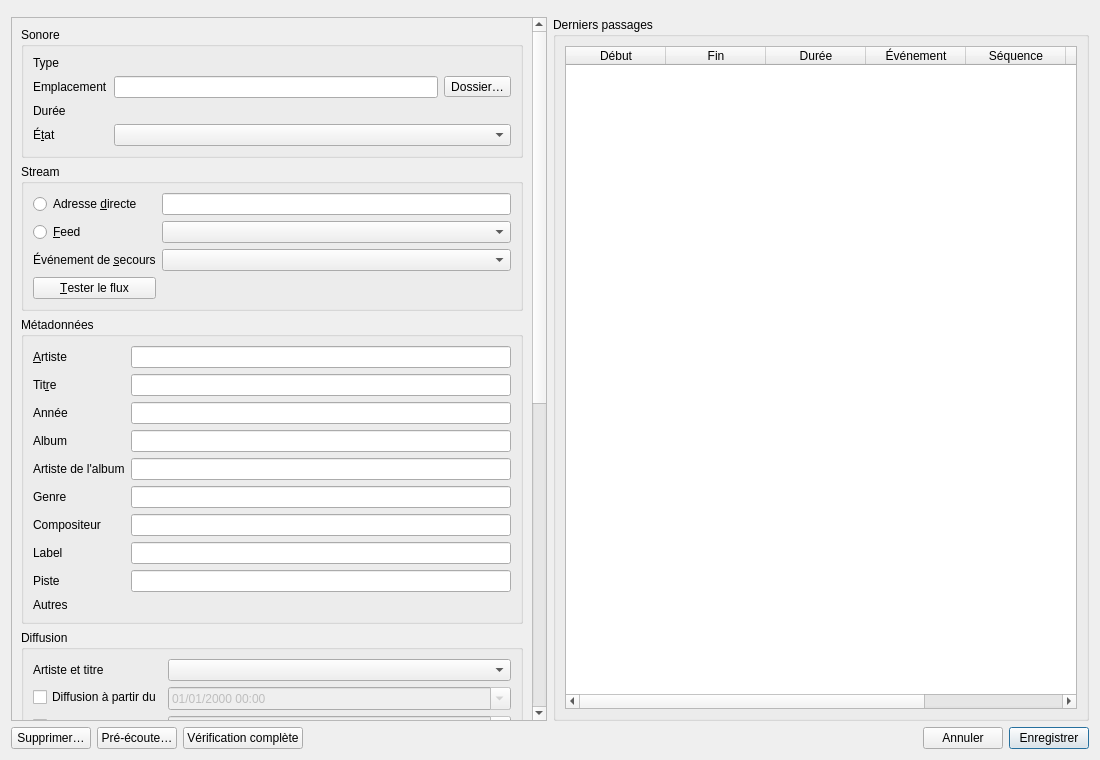
<?xml version="1.0" encoding="UTF-8"?>
<ui version="4.0">
 <class>FicheSonore</class>
 <widget class="QWidget" name="FicheSonore">
  <property name="geometry">
   <rect>
    <x>0</x>
    <y>0</y>
    <width>1100</width>
    <height>760</height>
   </rect>
  </property>
  <layout class="QVBoxLayout" name="disposition" stretch="0,1,0">
   <item>
    <widget class="QWidget" name="place_frise">
     <property name="toolTip">
      <string>Le fichier tel que l'antenne le jouera, selon les réglages de la fiche, même pas encore enregistrés</string>
     </property>
    </widget>
   </item>
   <item>
    <layout class="QHBoxLayout" name="corps" stretch="1,1">
     <item>
      <widget class="QScrollArea" name="defilement">
       <property name="widgetResizable">
        <bool>true</bool>
       </property>
       <widget class="QWidget" name="contenu">
        <layout class="QVBoxLayout" name="disposition_contenu">
         <item>
          <widget class="QGroupBox" name="groupe_sonore">
           <property name="title">
            <string>Sonore</string>
           </property>
           <layout class="QFormLayout" name="formulaire_sonore">
            <item row="0" column="0">
             <widget class="QLabel" name="etiquette_type">
              <property name="text">
               <string>Type</string>
              </property>
             </widget>
            </item>
            <item row="0" column="1">
             <widget class="QLabel" name="type_sonore" />
            </item>
            <item row="1" column="0">
             <widget class="QLabel" name="etiquette_emplacement">
              <property name="text">
               <string>Emplacement</string>
              </property>
             </widget>
            </item>
            <item row="1" column="1">
             <layout class="QHBoxLayout" name="ligne_emplacement">
              <item>
               <widget class="QLineEdit" name="emplacement">
                <property name="readOnly">
                 <bool>true</bool>
                </property>
               </widget>
              </item>
              <item>
               <widget class="QToolButton" name="ouvrir_dossier">
                <property name="toolTip">
                 <string>Ouvrir le dossier du fichier dans le navigateur de fichiers</string>
                </property>
                <property name="text">
                 <string>Dossier…</string>
                </property>
                <property name="icon">
                 <iconset theme="folder-open"/>
                </property>
               </widget>
              </item>
             </layout>
            </item>
            <item row="2" column="0">
             <widget class="QLabel" name="etiquette_duree">
              <property name="text">
               <string>Durée</string>
              </property>
             </widget>
            </item>
            <item row="2" column="1">
             <widget class="QLabel" name="duree" />
            </item>
            <item row="3" column="0">
             <widget class="QLabel" name="etiquette_etat">
              <property name="text">
               <string>É&amp;tat</string>
              </property>
              <property name="buddy">
               <cstring>etat</cstring>
              </property>
             </widget>
            </item>
            <item row="3" column="1">
             <widget class="QComboBox" name="etat" />
            </item>
           </layout>
          </widget>
         </item>
         <item>
          <widget class="QGroupBox" name="groupe_stream">
           <property name="title">
            <string>Stream</string>
           </property>
           <layout class="QGridLayout" name="grille_stream">
            <item row="0" column="0">
             <widget class="QRadioButton" name="par_adresse">
              <property name="text">
               <string>Adresse &amp;directe</string>
              </property>
             </widget>
            </item>
            <item row="0" column="1">
             <widget class="QLineEdit" name="url_stream" />
            </item>
            <item row="1" column="0">
             <widget class="QRadioButton" name="par_feed">
              <property name="text">
               <string>&amp;Feed</string>
              </property>
             </widget>
            </item>
            <item row="1" column="1">
             <widget class="QComboBox" name="feed" />
            </item>
            <item row="2" column="0">
             <widget class="QLabel" name="etiquette_secours">
              <property name="text">
               <string>Événement de &amp;secours</string>
              </property>
              <property name="buddy">
               <cstring>secours</cstring>
              </property>
             </widget>
            </item>
            <item row="2" column="1">
             <widget class="QComboBox" name="secours" />
            </item>
            <item row="3" column="0">
             <widget class="QPushButton" name="tester">
              <property name="text">
               <string>&amp;Tester le flux</string>
              </property>
             </widget>
            </item>
            <item row="3" column="1">
             <widget class="QLabel" name="resultat_essai">
              <property name="wordWrap">
               <bool>true</bool>
              </property>
             </widget>
            </item>
           </layout>
          </widget>
         </item>
         <item>
          <widget class="QGroupBox" name="groupe_metadonnees">
           <property name="title">
            <string>Métadonnées</string>
           </property>
           <layout class="QFormLayout" name="formulaire_metadonnees">
            <item row="0" column="0">
             <widget class="QLabel" name="etiquette_artiste">
              <property name="text">
               <string>&amp;Artiste</string>
              </property>
              <property name="buddy">
               <cstring>artiste</cstring>
              </property>
             </widget>
            </item>
            <item row="0" column="1">
             <widget class="QLineEdit" name="artiste">
              <property name="maxLength">
               <number>255</number>
              </property>
             </widget>
            </item>
            <item row="1" column="0">
             <widget class="QLabel" name="etiquette_titre">
              <property name="text">
               <string>Tit&amp;re</string>
              </property>
              <property name="buddy">
               <cstring>titre</cstring>
              </property>
             </widget>
            </item>
            <item row="1" column="1">
             <widget class="QLineEdit" name="titre">
              <property name="maxLength">
               <number>255</number>
              </property>
             </widget>
            </item>
            <item row="2" column="0">
             <widget class="QLabel" name="etiquette_annee">
              <property name="text">
               <string>Année</string>
              </property>
              <property name="buddy">
               <cstring>annee</cstring>
              </property>
             </widget>
            </item>
            <item row="2" column="1">
             <widget class="QLineEdit" name="annee">
              <property name="maxLength">
               <number>4</number>
              </property>
             </widget>
            </item>
            <item row="3" column="0">
             <widget class="QLabel" name="etiquette_album">
              <property name="text">
               <string>Album</string>
              </property>
              <property name="buddy">
               <cstring>album</cstring>
              </property>
             </widget>
            </item>
            <item row="3" column="1">
             <widget class="QLineEdit" name="album">
              <property name="maxLength">
               <number>255</number>
              </property>
             </widget>
            </item>
            <item row="4" column="0">
             <widget class="QLabel" name="etiquette_artiste_album">
              <property name="text">
               <string>Artiste de l'album</string>
              </property>
              <property name="buddy">
               <cstring>artiste_album</cstring>
              </property>
             </widget>
            </item>
            <item row="4" column="1">
             <widget class="QLineEdit" name="artiste_album">
              <property name="maxLength">
               <number>255</number>
              </property>
             </widget>
            </item>
            <item row="5" column="0">
             <widget class="QLabel" name="etiquette_genre">
              <property name="text">
               <string>Genre</string>
              </property>
              <property name="buddy">
               <cstring>genre</cstring>
              </property>
             </widget>
            </item>
            <item row="5" column="1">
             <widget class="QLineEdit" name="genre">
              <property name="maxLength">
               <number>255</number>
              </property>
             </widget>
            </item>
            <item row="6" column="0">
             <widget class="QLabel" name="etiquette_compositeur">
              <property name="text">
               <string>Compositeur</string>
              </property>
              <property name="buddy">
               <cstring>compositeur</cstring>
              </property>
             </widget>
            </item>
            <item row="6" column="1">
             <widget class="QLineEdit" name="compositeur">
              <property name="maxLength">
               <number>255</number>
              </property>
             </widget>
            </item>
            <item row="7" column="0">
             <widget class="QLabel" name="etiquette_label">
              <property name="text">
               <string>Label</string>
              </property>
              <property name="buddy">
               <cstring>label</cstring>
              </property>
             </widget>
            </item>
            <item row="7" column="1">
             <widget class="QLineEdit" name="label">
              <property name="maxLength">
               <number>255</number>
              </property>
             </widget>
            </item>
            <item row="8" column="0">
             <widget class="QLabel" name="etiquette_piste">
              <property name="text">
               <string>Piste</string>
              </property>
              <property name="buddy">
               <cstring>piste</cstring>
              </property>
             </widget>
            </item>
            <item row="8" column="1">
             <widget class="QLineEdit" name="piste">
              <property name="maxLength">
               <number>4</number>
              </property>
             </widget>
            </item>
            <item row="9" column="0">
             <widget class="QLabel" name="etiquette_autres">
              <property name="text">
               <string>Autres</string>
              </property>
             </widget>
            </item>
            <item row="9" column="1">
             <widget class="QLabel" name="autres_metadonnees">
              <property name="wordWrap">
               <bool>true</bool>
              </property>
             </widget>
            </item>
           </layout>
          </widget>
         </item>
         <item>
          <widget class="QGroupBox" name="groupe_diffusion">
           <property name="title">
            <string>Diffusion</string>
           </property>
           <layout class="QFormLayout" name="formulaire_diffusion">
            <item row="0" column="0">
             <widget class="QLabel" name="etiquette_masquage">
              <property name="text">
               <string>Artiste et titre</string>
              </property>
              <property name="buddy">
               <cstring>masquage</cstring>
              </property>
             </widget>
            </item>
            <item row="0" column="1">
             <widget class="QComboBox" name="masquage" />
            </item>
            <item row="1" column="0">
             <widget class="QCheckBox" name="a_debut">
              <property name="text">
               <string>Diffusion à partir du</string>
              </property>
             </widget>
            </item>
            <item row="1" column="1">
             <widget class="QDateTimeEdit" name="debut_diffusion">
              <property name="displayFormat">
               <string>dd/MM/yyyy HH:mm</string>
              </property>
              <property name="calendarPopup">
               <bool>true</bool>
              </property>
              <property name="enabled">
               <bool>false</bool>
              </property>
             </widget>
            </item>
            <item row="2" column="0">
             <widget class="QCheckBox" name="a_fin">
              <property name="text">
               <string>Diffusion jusqu'au</string>
              </property>
             </widget>
            </item>
            <item row="2" column="1">
             <widget class="QDateTimeEdit" name="fin_diffusion">
              <property name="displayFormat">
               <string>dd/MM/yyyy HH:mm</string>
              </property>
              <property name="calendarPopup">
               <bool>true</bool>
              </property>
              <property name="enabled">
               <bool>false</bool>
              </property>
             </widget>
            </item>
            <item row="3" column="0">
             <widget class="QLabel" name="etiquette_max_lectures">
              <property name="text">
               <string>Maximum de lectures</string>
              </property>
              <property name="buddy">
               <cstring>max_lectures</cstring>
              </property>
             </widget>
            </item>
            <item row="3" column="1">
             <widget class="QSpinBox" name="max_lectures">
              <property name="maximum">
               <number>1000000</number>
              </property>
              <property name="specialValueText">
               <string>illimité</string>
              </property>
             </widget>
            </item>
           </layout>
          </widget>
         </item>
         <item>
          <widget class="QGroupBox" name="groupe_blancs">
           <property name="title">
            <string>Enchainement</string>
           </property>
           <layout class="QFormLayout" name="formulaire_blancs">
            <item row="0" column="0" colspan="2">
             <widget class="QCheckBox" name="detection_blancs">
              <property name="text">
               <string>Jouer sans les blancs détectés</string>
              </property>
              <property name="toolTip">
               <string>Coché, le sonore est joué de son début détecté à sa fin détectée, même hors d'une banque qui retire les blancs.</string>
              </property>
             </widget>
            </item>
            <item row="1" column="0">
             <widget class="QCheckBox" name="a_debut_detecte">
              <property name="text">
               <string>Début détecté</string>
              </property>
              <property name="toolTip">
               <string>Blanc au début du fichier, mesuré par l'audit complet. Décoché, aucun blanc n'est détecté : le début n'est pas rogné.</string>
              </property>
             </widget>
            </item>
            <item row="1" column="1">
             <widget class="QDoubleSpinBox" name="debut_detecte">
              <property name="enabled">
               <bool>false</bool>
              </property>
              <property name="suffix">
               <string> s</string>
              </property>
              <property name="decimals">
               <number>2</number>
              </property>
              <property name="maximum">
               <double>86400.0</double>
              </property>
              <property name="singleStep">
               <double>0.01</double>
              </property>
             </widget>
            </item>
            <item row="2" column="0">
             <widget class="QCheckBox" name="a_fin_detectee">
              <property name="text">
               <string>Fin détectée</string>
              </property>
              <property name="toolTip">
               <string>Blanc à la fin du fichier, compté depuis sa fin, mesuré par l'audit complet. Décoché, aucun blanc n'est détecté : la fin n'est pas rognée.</string>
              </property>
             </widget>
            </item>
            <item row="2" column="1">
             <widget class="QDoubleSpinBox" name="fin_detectee">
              <property name="enabled">
               <bool>false</bool>
              </property>
              <property name="suffix">
               <string> s</string>
              </property>
              <property name="decimals">
               <number>2</number>
              </property>
              <property name="maximum">
               <double>86400.0</double>
              </property>
              <property name="singleStep">
               <double>0.01</double>
              </property>
             </widget>
            </item>

            <item row="3" column="0">
             <widget class="QCheckBox" name="a_crossfade_debut">
              <property name="text">
               <string>Crossfade de début</string>
              </property>
              <property name="toolTip">
               <string>Décoché, le crossfade n'est pas paramétré : il vient de la banque, ou des préférences. 0 seconde en est un.</string>
              </property>
             </widget>
            </item>
            <item row="3" column="1">
             <widget class="CurseurDeDuree" name="crossfade_debut">
              <property name="enabled">
               <bool>false</bool>
              </property>
             </widget>
            </item>
            <item row="4" column="0">
             <widget class="QCheckBox" name="a_crossfade_fin">
              <property name="text">
               <string>Crossfade de fin</string>
              </property>
              <property name="toolTip">
               <string>Décoché, le crossfade n'est pas paramétré : il vient de la banque, ou des préférences. 0 seconde en est un.</string>
              </property>
             </widget>
            </item>
            <item row="4" column="1">
             <widget class="CurseurDeDuree" name="crossfade_fin">
              <property name="enabled">
               <bool>false</bool>
              </property>
             </widget>
            </item>
           </layout>
          </widget>
         </item>
         <item>
          <widget class="QGroupBox" name="groupe_relations">
           <property name="title">
            <string>Relations</string>
           </property>
           <layout class="QVBoxLayout" name="disposition_relations">
            <item>
             <widget class="QTableWidget" name="relations">
              <property name="toolTip">
               <string>Double-clic : ouvrir la fiche</string>
              </property>
              <property name="editTriggers">
               <set>QAbstractItemView::EditTrigger::NoEditTriggers</set>
              </property>
              <property name="selectionBehavior">
               <enum>QAbstractItemView::SelectionBehavior::SelectRows</enum>
              </property>
              <attribute name="verticalHeaderVisible">
               <bool>false</bool>
              </attribute>
              <attribute name="horizontalHeaderStretchLastSection">
               <bool>true</bool>
              </attribute>
              <column>
               <property name="text">
                <string>Genre</string>
               </property>
              </column>
              <column>
               <property name="text">
                <string>Nom</string>
               </property>
              </column>
             </widget>
            </item>
            <item>
             <widget class="QLabel" name="aucune_relation">
              <property name="text">
               <string>Aucune séquence, banque ni événement ne cite ce sonore.</string>
              </property>
             </widget>
            </item>
           </layout>
          </widget>
         </item>
         <item>
          <widget class="QGroupBox" name="groupe_fichier">
           <property name="title">
            <string>Fichier</string>
           </property>
           <layout class="QFormLayout" name="formulaire_fichier">
            <item row="0" column="0">
             <widget class="QLabel" name="etiquette_type_mime">
              <property name="text">
               <string>Type</string>
              </property>
             </widget>
            </item>
            <item row="0" column="1">
             <widget class="QLabel" name="type_mime">
              <property name="textInteractionFlags">
               <set>Qt::TextInteractionFlag::TextSelectableByMouse</set>
              </property>
             </widget>
            </item>
            <item row="1" column="0">
             <widget class="QLabel" name="etiquette_encodage">
              <property name="text">
               <string>Encodage moyen</string>
              </property>
             </widget>
            </item>
            <item row="1" column="1">
             <widget class="QLabel" name="encodage">
              <property name="textInteractionFlags">
               <set>Qt::TextInteractionFlag::TextSelectableByMouse</set>
              </property>
             </widget>
            </item>
            <item row="2" column="0">
             <widget class="QLabel" name="etiquette_taille">
              <property name="text">
               <string>Taille</string>
              </property>
             </widget>
            </item>
            <item row="2" column="1">
             <widget class="QLabel" name="taille">
              <property name="textInteractionFlags">
               <set>Qt::TextInteractionFlag::TextSelectableByMouse</set>
              </property>
             </widget>
            </item>
            <item row="3" column="0">
             <widget class="QLabel" name="etiquette_cree_le">
              <property name="text">
               <string>Créé le</string>
              </property>
             </widget>
            </item>
            <item row="3" column="1">
             <widget class="QLabel" name="cree_le">
              <property name="textInteractionFlags">
               <set>Qt::TextInteractionFlag::TextSelectableByMouse</set>
              </property>
             </widget>
            </item>
            <item row="4" column="0">
             <widget class="QLabel" name="etiquette_modifie_le">
              <property name="text">
               <string>Modifié le</string>
              </property>
             </widget>
            </item>
            <item row="4" column="1">
             <widget class="QLabel" name="modifie_le">
              <property name="textInteractionFlags">
               <set>Qt::TextInteractionFlag::TextSelectableByMouse</set>
              </property>
             </widget>
            </item>
            <item row="5" column="0">
             <widget class="QLabel" name="etiquette_verifie_le">
              <property name="text">
               <string>Dernière vérification complète</string>
              </property>
             </widget>
            </item>
            <item row="5" column="1">
             <widget class="QLabel" name="verifie_le">
              <property name="textInteractionFlags">
               <set>Qt::TextInteractionFlag::TextSelectableByMouse</set>
              </property>
             </widget>
            </item>
           </layout>
          </widget>
         </item>
         <item>
          <widget class="QLabel" name="champs_edites">
           <property name="wordWrap">
            <bool>true</bool>
           </property>
          </widget>
         </item>
         <item>
          <spacer name="espace_contenu">
           <property name="orientation">
            <enum>Qt::Orientation::Vertical</enum>
           </property>
          </spacer>
         </item>
        </layout>
       </widget>
      </widget>
     </item>
     <item>
      <widget class="QGroupBox" name="groupe_passages">
       <property name="title">
        <string>Derniers passages</string>
       </property>
       <layout class="QVBoxLayout" name="disposition_passages">
        <item>
         <widget class="QTableWidget" name="passages">
          <property name="editTriggers">
           <set>QAbstractItemView::EditTrigger::NoEditTriggers</set>
          </property>
          <property name="alternatingRowColors">
           <bool>true</bool>
          </property>
          <property name="selectionBehavior">
           <enum>QAbstractItemView::SelectionBehavior::SelectRows</enum>
          </property>
          <attribute name="verticalHeaderVisible">
           <bool>false</bool>
          </attribute>
          <attribute name="horizontalHeaderStretchLastSection">
           <bool>true</bool>
          </attribute>
          <column>
           <property name="text">
            <string>Début</string>
           </property>
          </column>
          <column>
           <property name="text">
            <string>Fin</string>
           </property>
          </column>
          <column>
           <property name="text">
            <string>Durée</string>
           </property>
          </column>
          <column>
           <property name="text">
            <string>Événement</string>
           </property>
          </column>
          <column>
           <property name="text">
            <string>Séquence</string>
           </property>
          </column>
          <column>
           <property name="text">
            <string>Banque</string>
           </property>
          </column>
          <column>
           <property name="text">
            <string>Incidents</string>
           </property>
          </column>
         </widget>
        </item>
       </layout>
      </widget>
     </item>
    </layout>
   </item>
   <item>
    <layout class="QHBoxLayout" name="pied" stretch="0,0,0,1,0,0">
     <item>
      <widget class="QPushButton" name="supprimer">
       <property name="text">
        <string>Supprimer…</string>
       </property>
       <property name="toolTip">
        <string>Supprime l'élément de la base, après confirmation ; aucun fichier n'est touché.</string>
       </property>
      </widget>
     </item>
     <item>
      <widget class="QPushButton" name="preecouter">
       <property name="toolTip">
        <string>Écouter le sonore sur la sortie de pré-écoute, jamais sur l'antenne</string>
       </property>
       <property name="text">
        <string>Pré-écoute…</string>
       </property>
      </widget>
     </item>
     <item>
      <widget class="QPushButton" name="verifier">
       <property name="toolTip">
        <string>Décoder le fichier en entier et mesurer ses blancs, comme l'audit complet de Machin indexation, pour ce seul sonore</string>
       </property>
       <property name="text">
        <string>Vérification complète</string>
       </property>
      </widget>
     </item>
     <item>
      <widget class="QLabel" name="message">
       <property name="wordWrap">
        <bool>true</bool>
       </property>
      </widget>
     </item>
     <item>
      <widget class="QPushButton" name="annuler">
       <property name="text">
        <string>Annuler</string>
       </property>
      </widget>
     </item>
     <item>
      <widget class="QPushButton" name="enregistrer">
       <property name="text">
        <string>Enregistrer</string>
       </property>
       <property name="default">
        <bool>true</bool>
       </property>
      </widget>
     </item>
    </layout>
   </item>
  </layout>
 </widget>
 <customwidgets>
  <customwidget>
   <class>CurseurDeDuree</class>
   <extends>QWidget</extends>
   <header>machincast/interface/curseur.h</header>
  </customwidget>
 </customwidgets>
 <resources />
 <connections />
</ui>
